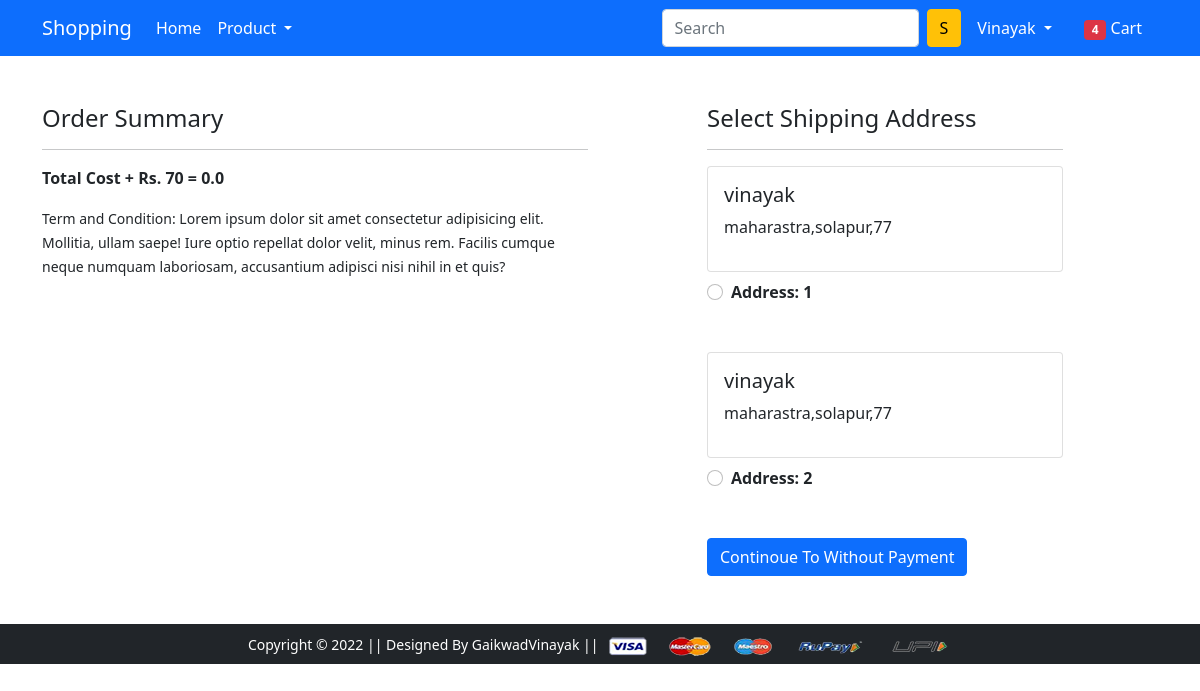
Screenshot of /checkout/ (signed in) with the database file from the repository.
### data/models.py (models this page shows, shortened)
class Customer(models.Model):
    user=models.ForeignKey(User,on_delete=models.PROTECT)
    name=models.CharField(max_length=20)
    address=models.CharField(max_length=20)
    address_2=models.CharField(max_length=20)
    city=models.CharField(max_length=20)
    state=models.CharField(choices=STATE_CHOICE,max_length=100)
    pin_code=models.IntegerField()

### data/views.py (the view)
# urls.py: path('checkout/', views.checkout, name='checkout'),
def checkout(request):
    if request.user.is_authenticated:
            user=request.user
            address=Customer.objects.filter(user=user)
            cart=Cart.objects.filter(user=user)
            amount=0.0
            shipping_amount=70.0
            total_amount=0.0
            cart_product=[p for p in Cart.objects.all() if p.user==user]
            if cart_product:
                    for p in cart_product:
                        tempamount=(p.quantity*p.product.selling_price)
                        amount +=tempamount
                    total_amount=amount+shipping_amount
            return render(request, 'app/checkout.html',{'cart':cart,'add':address,'total_amount':total_amount})
    return redirect('/accounts/login')

### data/templates/app/checkout.html (shortened to what this page needs)
{% extends 'app/base.html' %}
{% load static %}
{% block main-content %}
<div class="container">
 <div class="row mt-5">
  <div class="col-sm-6">
    <h4>Order Summary</h4>
    <hr>
      <p class='fw-bold'>Total Cost + Rs. 70 = {{total_amount}}</p>
    <small>Term and Condition: Lorem ipsum dolor sit amet consectetur adipisicing elit. Mollitia, ullam saepe! Iure optio repellat dolor velit, minus rem. Facilis cumque neque numquam laboriosam, accusantium adipisci nisi nihil in et quis?</small>
  </div>
  <div class="col-sm-4 offset-sm-1">
    <h4>Select Shipping Address</h4>
    <hr>
    <form action="/paymentdone">
      {% for add in add %}
      <div class="card">
        <div class="card-body">
        <h5>{{add.name}}</h5>
        <p>{{add.state}},{{add.address}},{{add.pin_code}}</p>
        </div>
      </div>
        <div class="form-check mt-2 mb-5">
          <input class="form-check-input" type="radio"  name='custid' id="custadd{{forloop.counter}}" value="{{add.id}}">
          <label class="form-check-label fw-bold" for="">
            Address: {{forloop.counter}}</label>
        </div>
        {% endfor %}
        <button type="submit" class="btn btn-primary">Continoue To Without Payment</button>
      </form>
    </div>
  </div>
</div>
{% endblock main-content %}

### data/templates/app/base.html (shortened to what this page needs)
<!doctype html>
{% load static %}
<html lang="en">
  <head>
    <link href="https://cdn.jsdelivr.net/npm/bootstrap@5.0.0-beta1/dist/css/bootstrap.min.css" rel="stylesheet">
    <link rel="stylesheet" href="{% static 'app/css/owl.carousel.min.css' %}">
    <link rel="stylesheet" href="{% static 'app/css/all.min.css' %}">
    <link rel="stylesheet" href="{% static 'app/css/style.css' %}">
  </head>
  <body>
    <nav class="navbar navbar-expand-lg navbar-dark bg-primary">
     <div class="container">
       <a class="navbar-brand" href="/">Shopping</a>
       <div class="collapse navbar-collapse" id="navbarSupportedContent">
         <ul class="navbar-nav me-auto mb-2 mb-lg-0">
           <li class="nav-item">
             <a class="nav-link active" aria-current="page" href="/">Home</a>
           </li>
           <li class="nav-item dropdown">
             <a class="nav-link dropdown-toggle text-white" href="#" id="electronicsDropdown" role="button" data-bs-toggle="dropdown" aria-expanded="false">
              Product
             </a>
           </li>
         </ul>
         <form class="d-flex">
           <input class="form-control me-2" type="search" name="q" placeholder="Search" aria-label="Search">
           <button class="btn btn-warning" type="submit">S</button>
         </form>
         <div>
          <ul class="navbar-nav me-auto mb-2 mb-lg-0">
            {% if request.user.is_authenticated %}
           <li class="nav-item dropdown mx-2">
              <a class="nav-link dropdown-toggle text-white" href="#" id="profileDropdown" role="button" data-bs-toggle="dropdown" aria-expanded="false">
                {{request.user.username|capfirst}}
              </a>
            </li>
            <li class="nav-item mx-2">
             <a href="{% url 'showcart' %}" class="nav-link text-white"><span class="badge bg-danger">4</span> Cart </a>
            </li>
          {% endif %}
         </div>
       </div>
     </div>
    </nav>
    {% block main-content %} {% endblock main-content %}
    <footer class="container-fluid bg-dark text-center p-2 mt-5">
        <small class="text-white">Copyright &copy; 2022 || Designed By GaikwadVinayak || </small>
        <img src="{% static 'app/images/payment.png' %}" alt="" srcset="" class="img-fluid" height="2px">
    </footer>
  </body>
</html>

### rows the page displays
Customer: name "vinayak", state "maharastra", address "solapur", pin_code "77"
Customer: name "vinayak", state "maharastra", address "solapur", pin_code "77"

### other values shown
{{ request.user.username|capfirst }} "Vinayak"
{{ total_amount }} "0.0"
